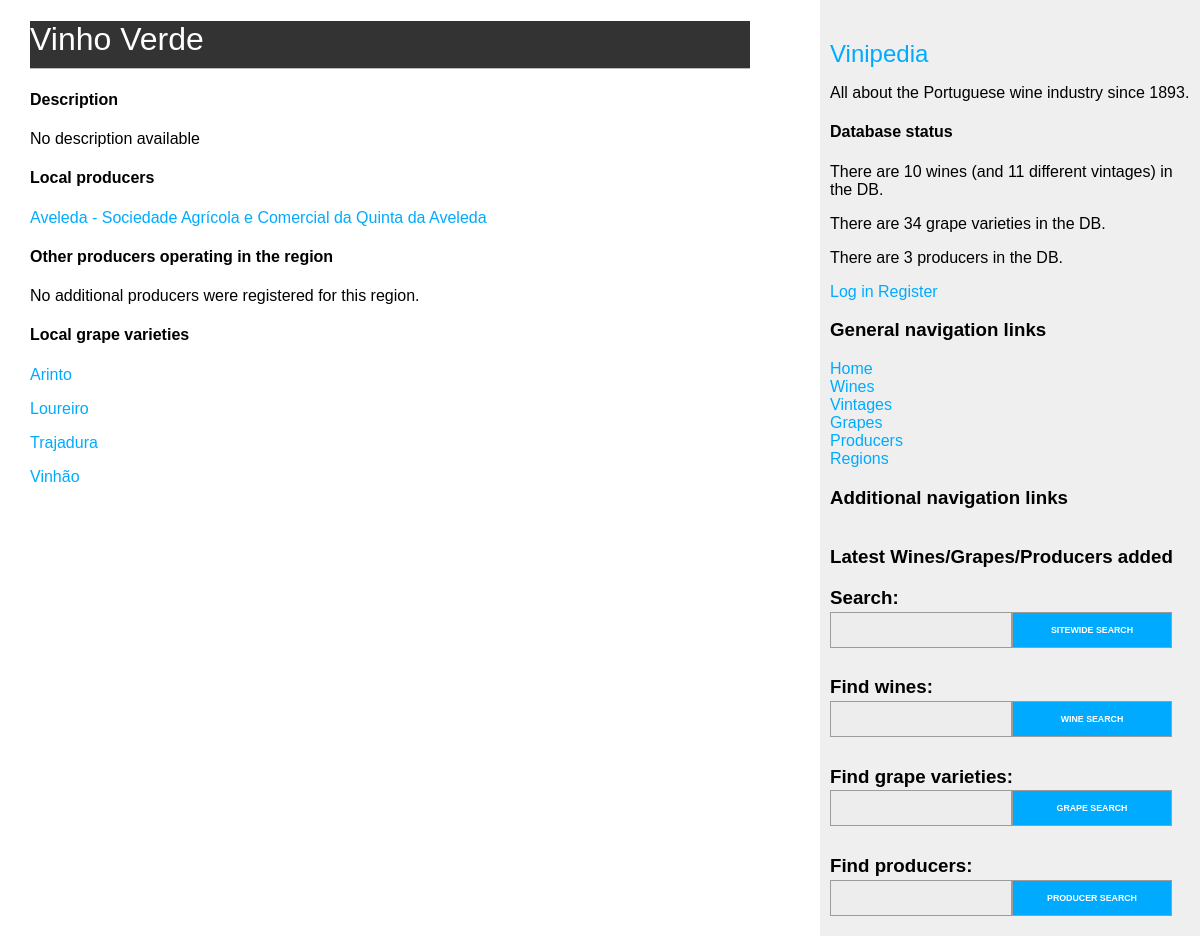
Page /regions/1 on the committed database.
### wines/models.py (models this page shows, shortened)
class Region(models.Model):
    name = models.CharField(max_length=100)
    country = models.ForeignKey(Country,
                                on_delete=models.CASCADE,
                                related_name='regions')
    description = models.TextField(blank=True)
    image = models.ImageField(upload_to='regions/%Y/%m/%d/', null=True, blank=True)
    class Meta:
        unique_together = (('name', 'country',),)
        ordering = ('name',)

class Producer(models.Model):
    name = models.CharField(max_length=100, unique=True)
    short_name = models.CharField(max_length=50, unique=True, null=True)
    origin = models.ForeignKey(Region,
                               on_delete=models.RESTRICT,
                               related_name='local_producers')
    presence = models.ManyToManyField(Region,
                                      through='ProducerRegion',
                                      through_fields=('producer', 'region'))
    description = models.TextField(blank=True)
    image = models.ImageField(upload_to='producers/%Y/%m/%d/', null=True, blank=True)
    website = models.URLField(null=True, blank=True)
    email = models.EmailField(null=True, blank=True)
    class Meta:
        ordering = ('name',)
    def __str__(self):
        return self.name
    def get_absolute_url(self):
        return reverse('wines:producer_detail',
                       args=[self.id])

class Grape(models.Model):
    class Tannin(models.IntegerChoices):
        VERY_WEAK = 1
        WEAK = 2
        MEDIUM = 3
        STRONG = 4
        VERY_STRONG = 5
    GRAPE_TYPE_CHOICES = (
        ('white', 'White'),
        ('red', 'Red'),
    )
    name = models.CharField(max_length=100, unique=True)
    origin = models.ForeignKey(Region,
                               on_delete=models.RESTRICT,
                               related_name='grapes',
                               null=True,
                               blank=True)
    type = models.CharField(max_length=5, choices=GRAPE_TYPE_CHOICES)
    description = models.TextField(blank=True)
    image = models.ImageField(upload_to='grapes/%Y/%m/%d/', null=True, blank=True)
    tannin = models.IntegerField(choices=Tannin.choices, null=True)
    class Meta:
        ordering = ('name',)

### wines/views.py (the view)
# urls.py: path('regions/<int:id>', views.region_detail, name='region_detail'),
def region_detail(request, id):
    region = get_object_or_404(Region, id=id)
    return render(request,
                  'wines/region/detail.html',
                  {'region': region})

### wines/forms.py
class SearchForm(forms.Form):
    query = forms.CharField(max_length=100, label='')

### wines/templatetags/wine_tags.py (called while the page is built)
@register.simple_tag
def total_wines_registered():
    return Wine.objects.count()

@register.simple_tag
def total_vintages_registered():
    return Vintage.objects.count()

@register.simple_tag
def total_grapes_registered():
    return Grape.objects.count()

@register.simple_tag
def total_producers_registered():
    return Producer.objects.count()

@register.inclusion_tag('wines/search_bar.html')
def show_sitewide_search_form():
    search_form = SearchForm()
    return {"search_form": search_form}

@register.inclusion_tag('wines/wine/search_bar.html')
def show_wines_search_form():
    search_form = SearchForm()
    return {"search_form": search_form}

@register.inclusion_tag('wines/grape/search_bar.html')
def show_grapes_search_form():
    search_form = SearchForm()
    return {"search_form": search_form}

@register.inclusion_tag('wines/producer/search_bar.html')
def show_producers_search_form():
    search_form = SearchForm()
    return {"search_form": search_form}

### wines/templates/wines/region/detail.html (shortened to what this page needs)
{% extends "wines/base.html" %}
{% load static %}
{% block content %}
<div id="wine_details"><h1>{{ region.name }}</h1></div>
<h4>Description</h4>
{% if region.description %}
<p>{{ region.description }}</p>
{% else %}
<p>No description available</p>
{% endif %}
<h4>Local producers</h4>
{% for producer in region.local_producers.all %}
<p>
    <a href="{{ producer.get_absolute_url }}">{{ producer|capfirst }}</a>
</p>
{% empty %}
<p class="info">No local producers were registered for this region.</p>
{% endfor %}
<h4>Other producers operating in the region</h4>
{% for region_producer in region.producers.all %}
<p>
    <a href="{{ region_producer.producer.get_absolute_url }}">{{ region_producer.producer|capfirst }}</a>
</p>
{% empty %}
<p class="info">No additional producers were registered for this region.</p>
{% endfor %}
<h4>Local grape varieties</h4>
{% for grape in region.grapes.all %}
<p>
    <a href="{% url 'wines:grape_detail' grape.id %}">{{ grape.name|capfirst }}</a>
</p>
{% empty %}
<p class="info">No grapes were registered as being native from this region.</p>
{% endfor %}
{% endblock %}

### wines/static/css/wines.css (style rules this page uses)
body { margin:0; padding:0; font-family:helvetica, sans-serif; }
a { color:#00abff; text-decoration:none; }
h1 { font-weight:normal; border-bottom:1px solid #bbb; padding:0 0 10px 0; }
input, textarea { clear:both; float:left; margin:0 0 10px; background:#dcdcdc; border:0; padding:6px 10px; font-size:12px; }
#wine_details { box-sizing: border-box; padding:0 0 0 0; background-color: #333; color: rgba(255,255,255,0.8); }
#wine_details h1 { color: #fff; }
#sidebar input, #sidebar textarea { clear: both; float: left; margin: 0 0 10px; background: #ededed; border: 1px solid #a09b9b; padding: 6px 10px; font-size: 1.2rem; width: 10rem; }

### rows in the picture
Region: name "Vinho Verde"
Producer: name "Aveleda - Sociedade Agrícola e Comercial da Quinta da Aveleda"
Grape: name "Arinto"
Grape: name "Loureiro"
Grape: name "Trajadura"
Grape: name "Vinhão"
